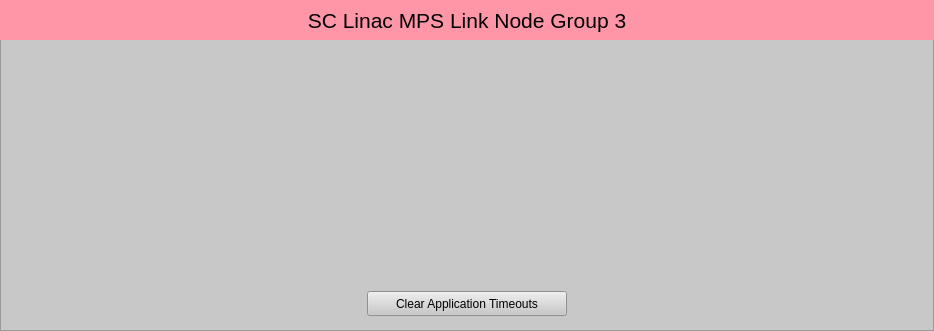
<?xml version="1.0" encoding="UTF-8"?>
<ui version="4.0">
 <class>Form</class>
 <widget class="QWidget" name="Form">
  <property name="geometry">
   <rect>
    <x>0</x>
    <y>0</y>
    <width>934</width>
    <height>331</height>
   </rect>
  </property>
  <property name="windowTitle">
   <string>SC Linac MPS Link Node Group 3</string>
  </property>
  <widget class="QFrame" name="frame">
   <property name="geometry">
    <rect>
     <x>0</x>
     <y>0</y>
     <width>934</width>
     <height>331</height>
    </rect>
   </property>
   <property name="styleSheet">
    <string notr="true">background-color: rgb(200, 200, 200);</string>
   </property>
   <property name="frameShape">
    <enum>QFrame::StyledPanel</enum>
   </property>
   <property name="frameShadow">
    <enum>QFrame::Raised</enum>
   </property>
   <widget class="QLabel" name="label">
    <property name="geometry">
     <rect>
      <x>0</x>
      <y>0</y>
      <width>934</width>
      <height>40</height>
     </rect>
    </property>
    <property name="font">
     <font>
      <pointsize>16</pointsize>
     </font>
    </property>
    <property name="styleSheet">
     <string notr="true">background-color: rgb(255, 150, 168);</string>
    </property>
    <property name="text">
     <string>SC Linac MPS Link Node Group 3</string>
    </property>
    <property name="alignment">
     <set>Qt::AlignCenter</set>
    </property>
   </widget>
   <widget class="PyDMEmbeddedDisplay" name="PyDMEmbeddedDisplay">
    <property name="geometry">
     <rect>
      <x>467</x>
      <y>50</y>
      <width>457</width>
      <height>230</height>
     </rect>
    </property>
    <property name="toolTip">
     <string/>
    </property>
    <property name="macros" stdset="0">
     <string>{"P":"MPLN:L2B:MP01:1","CN":"SIOC:SYS0:MP01","AID":"0","SLOT_FILE":"LinkNode60_slot.ui","P_IN":"SIOC:SYS0:MP01","PGP":"3","LN":"60","TYPE":"REM","LOCA":"L2B","IOC_UNIT":"MP01","INST":"1","VIS":"1","P_IN2":"SIOC:SYS0:MP01","TEXT":"CN B005"}</string>
    </property>
    <property name="filename" stdset="0">
     <string>$PYDM/mps/mps_crate_link.ui</string>
    </property>
   </widget>
   <widget class="PyDMEmbeddedDisplay" name="PyDMEmbeddedDisplay">
    <property name="geometry">
     <rect>
      <x>10</x>
      <y>50</y>
      <width>457</width>
      <height>230</height>
     </rect>
    </property>
    <property name="toolTip">
     <string/>
    </property>
    <property name="macros" stdset="0">
     <string>{"P":"MPLN:L2B:MP02:1","CN":"SIOC:SYS0:MP01","AID":"0","SLOT_FILE":"LinkNode61_slot.ui","P_IN":"MPLN:L2B:MP01:1","PGP":"0","LN":"61","TYPE":"LOC","LOCA":"L2B","IOC_UNIT":"MP02","INST":"1","VIS":"0","P_IN2":"MPLN:L2B:MP01:1","TEXT":"LN Rx"}</string>
    </property>
    <property name="filename" stdset="0">
     <string>$PYDM/mps/mps_crate_link.ui</string>
    </property>
   </widget>
   <widget class="PyDMDrawingImage" name="PyDMDrawingImage">
    <property name="geometry">
     <rect>
      <x>10</x>
      <y>279</y>
      <width>250</width>
      <height>50</height>
     </rect>
    </property>
    <property name="toolTip">
     <string/>
    </property>
    <property name="styleSheet">
     <string notr="true">background-color: rgb(200, 200, 200);</string>
    </property>
    <property name="filename" stdset="0">
     <string>$PYDM/mps/lcls_mps_lockup_sidebyside_digital.png</string>
    </property>
   </widget>
   <widget class="PyDMPushButton" name="PyDMPushButton">
    <property name="geometry">
     <rect>
      <x>367</x>
      <y>291</y>
      <width>200</width>
      <height>25</height>
     </rect>
    </property>
    <property name="toolTip">
     <string/>
    </property>
    <property name="text">
     <string>Clear Application Timeouts</string>
    </property>
    <property name="channel" stdset="0">
     <string>ca://SIOC:SYS0:MP01:TO_ERR_CLR</string>
    </property>
    <property name="pressValue" stdset="0">
     <string>1</string>
    </property>
    <property name="releaseValue" stdset="0">
     <string>0</string>
    </property>
   </widget>
  </widget>
 </widget>
 <customwidgets>
  <customwidget>
   <class>PyDMEmbeddedDisplay</class>
   <extends>QFrame</extends>
   <header>pydm.widgets.embedded_display</header>
  </customwidget>
  <customwidget>
   <class>PyDMPushButton</class>
   <extends>QPushButton</extends>
   <header>pydm.widgets.pushbutton</header>
  </customwidget>
  <customwidget>
   <class>PyDMDrawingImage</class>
   <extends>QWidget</extends>
   <header>pydm.widgets.drawing</header>
  </customwidget>
 </customwidgets>
 <resources/>
 <connections/>
</ui>
